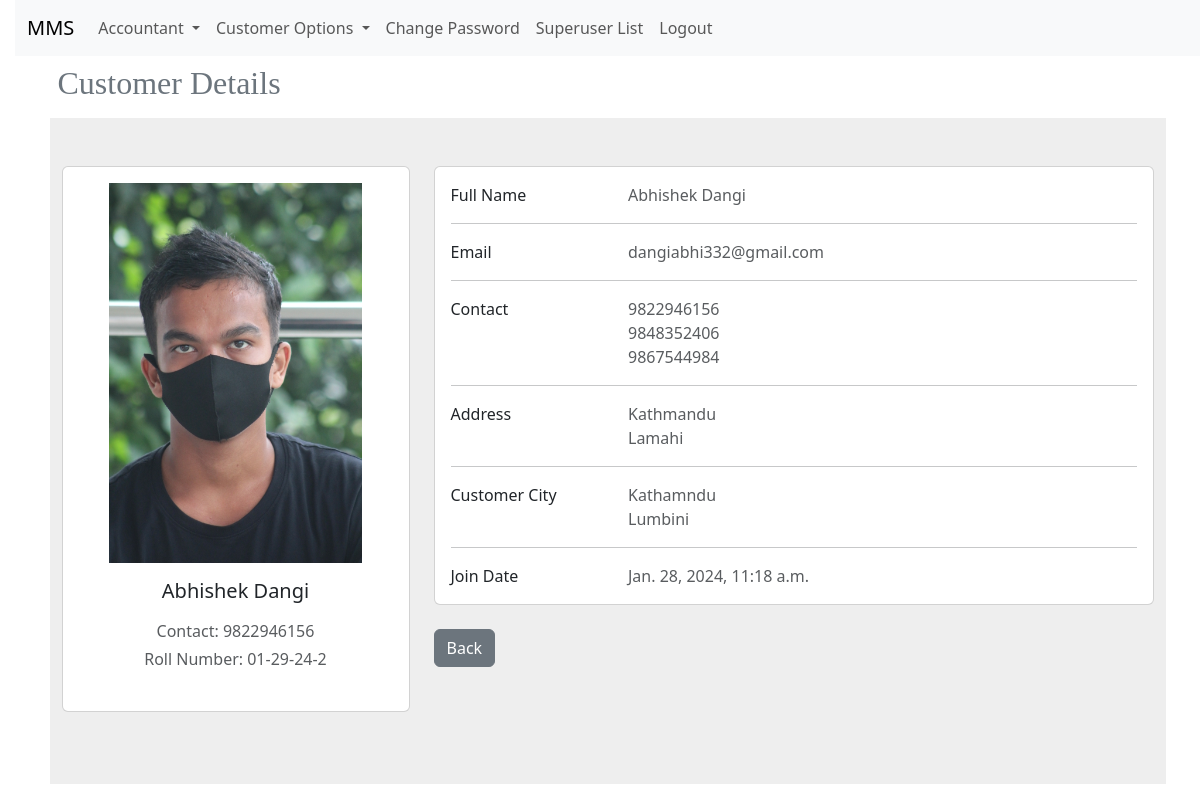
Page /main/customer/2/ (signed in) on the committed database.
### app/models.py (models this page shows, shortened)
class Customer(models.Model):
    member = models.ForeignKey(User, on_delete=models.CASCADE)
    images = models.ImageField(upload_to="Customer/%Y/%m/%d", blank=False)
    street_address = models.CharField(max_length=255, blank=True, null=True)
    street_address2 = models.CharField(max_length=255, blank=True, null=True)
    city = models.CharField(max_length=100, blank=True, null=True)
    state_province = models.CharField(max_length=100, blank=True, null=True)
    date_of_signature = models.DateTimeField(default=timezone.now)
    contact = models.CharField(max_length=10)
    emergency_contact = models.CharField(max_length=10, blank=True, null=True)
    emergency_contact2 = models.CharField(max_length=10, blank=True, null=True)
    rollnumber = models.CharField(max_length=20, unique=True, editable=False)

### admin_app/views.py (the view)
class AdminCustomerDetailView(DetailView):
    model = Customer
    template_name = "main/customer_profile_view.html"
    context_object_name = "customer"
    pk_url_kwarg = "pk"
    def dispatch(self, request, *args, **kwargs):
        if not request.user.is_superuser:
            return redirect("main")
        return super().dispatch(request, *args, **kwargs)

### template/main/customer_profile_view.html (shortened to what this page needs)
{% extends "main/base.html" %}
{% block content %}
{% load static %}
<h2 class="p-2 text-secondary">Customer Details</h2>
<section style="background-color: #eee;">
     <div class="container py-5">
          <form action="" method="post" name="signup">
               <div class="row">
                    <div class="col-lg-4">
                         <div class="card mb-4">
                              <div class="card-body text-center">
                                   <img src="{{customer.images.url }}" alt="{{freelancer_post.title}}" height="380px">
                                   <h5 class="my-3">{{customer.member.first_name}} {{customer.member.last_name}}</h5>
                                   <p class="text-muted mb-1">Contact: {{customer.contact}}</p>
                                   <p class="text-muted mb-4"> Roll Number: {{customer.rollnumber}}</p>
                              </div>
                         </div>
                    </div>
                    <div class="col-lg-8">
                         <div class="card mb-4">
                              <div class="card-body">
                                   <div class="row">
                                        <div class="col-sm-3">
                                             <p class="mb-0">Full Name</p>
                                        </div>
                                        <div class="col-sm-9">
                                             <p class="text-muted mb-0">{{customer.member.first_name}}
                                                  {{customer.member.last_name}}</p>
                                        </div>
                                   </div>
                                   <hr>
                                   <div class="row">
                                        <div class="col-sm-3">
                                             <p class="mb-0">Email</p>
                                        </div>
                                        <div class="col-sm-9">
                                             <p class="text-muted mb-0">{{customer.member.username}}</p>
                                        </div>
                                   </div>
                                   <hr>
                                   <div class="row">
                                        <div class="col-sm-3">
                                             <p class="mb-0">Contact</p>
                                        </div>
                                        <div class="col-sm-9">
                                             <p class="text-muted mb-0">
                                                  {{customer.contact}}<br>{{customer.emergency_contact}}<br>{{customer.emergency_contact2}}
                                             </p>
                                        </div>
                                   </div>
                                   <hr>
                                   <div class="row">
                                        <div class="col-sm-3">
                                             <p class="mb-0">Address</p>
                                        </div>
                                        <div class="col-sm-9">
                                             <p class="text-muted mb-0">
                                                  {{customer.street_address}}<br>{{customer.street_address2}}</p>
                                        </div>
                                   </div>
                                   <hr>
                                   <div class="row">
                                        <div class="col-sm-3">
                                             <p class="mb-0">Customer City</p>
                                        </div>
                                        <div class="col-sm-9">
                                             <p class="text-muted mb-0">{{customer.city}}<br>{{customer.state_province}}
                                             </p>
                                        </div>
                                   </div>
                                   <hr>
                                   <div class="row">
                                        <div class="col-sm-3">
                                             <p class="mb-0">Join Date</p>
                                        </div>
                                        <div class="col-sm-9">
                                             <p class="text-muted mb-0">{{customer.date_of_signature}}</p>
                                        </div>
                                   </div>
                              </div>
                         </div>
                         <a href="{% url 'all_customer' %}" class="btn btn-secondary">Back</a>
                    </div>
               </div>
          </form>
     </div>
</section>
{% endblock content %}

### static/css/blog.css (style rules this page uses)
body { padding-left: 15px; }
h1, h2, h3, h4 { font-family: "Lobster", cursive; }

### rows in the picture
Customer: images (picture), member.first_name "Abhishek", member.last_name "Dangi", contact "9822946156", rollnumber "01-29-24-2", member.username "dangiabhi332@gmail.com", emergency_contact "9848352406", emergency_contact2 "9867544984", street_address "Kathmandu", street_address2 "Lamahi", city "Kathamndu", state_province "Lumbini", date_of_signature "Jan. 28, 2024, 11:18 a.m."
